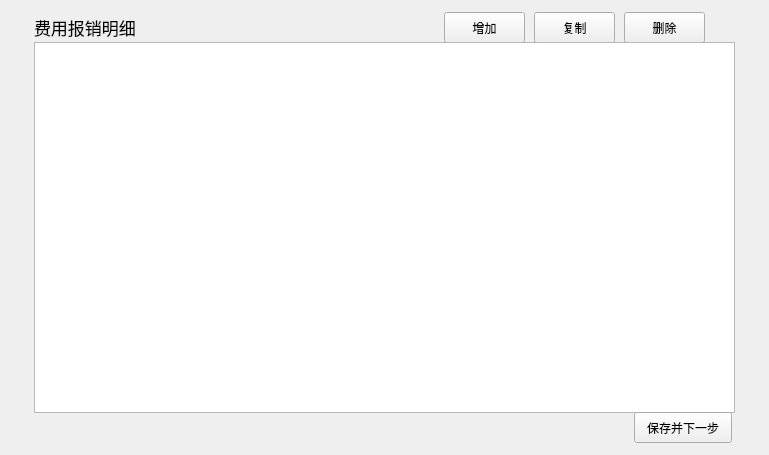
     <widget class="QWidget" name="costItem">
      <layout class="QGridLayout" name="gridLayout">
       <item row="0" column="1">
        <spacer name="verticalSpacer_5">
         <property name="orientation">
          <enum>Qt::Vertical</enum>
         </property>
         <property name="sizeHint" stdset="0">
          <size>
           <width>20</width>
           <height>1</height>
          </size>
         </property>
        </spacer>
       </item>
       <item row="1" column="0">
        <spacer name="horizontalSpacer_4">
         <property name="orientation">
          <enum>Qt::Horizontal</enum>
         </property>
         <property name="sizeHint" stdset="0">
          <size>
           <width>23</width>
           <height>20</height>
          </size>
         </property>
        </spacer>
       </item>
       <item row="1" column="1">
        <widget class="QWidget" name="widget" native="true">
         <property name="minimumSize">
          <size>
           <width>701</width>
           <height>431</height>
          </size>
         </property>
         <property name="maximumSize">
          <size>
           <width>701</width>
           <height>431</height>
          </size>
         </property>
         <property name="styleSheet">
          <string notr="true"/>
         </property>
         <widget class="QPushButton" name="copyDetailBtn">
          <property name="geometry">
           <rect>
            <x>500</x>
            <y>0</y>
            <width>81</width>
            <height>31</height>
           </rect>
          </property>
          <property name="text">
           <string>复制</string>
          </property>
         </widget>
         <widget class="QPushButton" name="deleteDetailBtn">
          <property name="geometry">
           <rect>
            <x>590</x>
            <y>0</y>
            <width>81</width>
            <height>31</height>
           </rect>
          </property>
          <property name="text">
           <string>删除</string>
          </property>
         </widget>
         <widget class="QPushButton" name="addDetailBtn">
          <property name="geometry">
           <rect>
            <x>410</x>
            <y>0</y>
            <width>81</width>
            <height>31</height>
           </rect>
          </property>
          <property name="text">
           <string>增加</string>
          </property>
         </widget>
         <widget class="QLabel" name="costItemdetailLabel">
          <property name="geometry">
           <rect>
            <x>0</x>
            <y>0</y>
            <width>101</width>
            <height>31</height>
           </rect>
          </property>
          <property name="font">
           <font>
            <pointsize>13</pointsize>
           </font>
          </property>
          <property name="text">
           <string>费用报销明细</string>
          </property>
         </widget>
         <widget class="QListWidget" name="feeDetailList">
          <property name="geometry">
           <rect>
            <x>0</x>
            <y>30</y>
            <width>701</width>
            <height>371</height>
           </rect>
          </property>
         </widget>
         <widget class="QPushButton" name="saveDetailBtn">
          <property name="geometry">
           <rect>
            <x>600</x>
            <y>400</y>
            <width>98</width>
            <height>31</height>
           </rect>
          </property>
          <property name="text">
           <string>保存并下一步</string>
          </property>
         </widget>
        </widget>
       </item>
       <item row="1" column="2">
        <spacer name="horizontalSpacer_5">
         <property name="orientation">
          <enum>Qt::Horizontal</enum>
         </property>
         <property name="sizeHint" stdset="0">
          <size>
           <width>23</width>
           <height>20</height>
          </size>
         </property>
        </spacer>
       </item>
       <item row="2" column="1">
        <spacer name="verticalSpacer_6">
         <property name="orientation">
          <enum>Qt::Vertical</enum>
         </property>
         <property name="sizeHint" stdset="0">
          <size>
           <width>20</width>
           <height>1</height>
          </size>
         </property>
        </spacer>
       </item>
      </layout>
     </widget>
